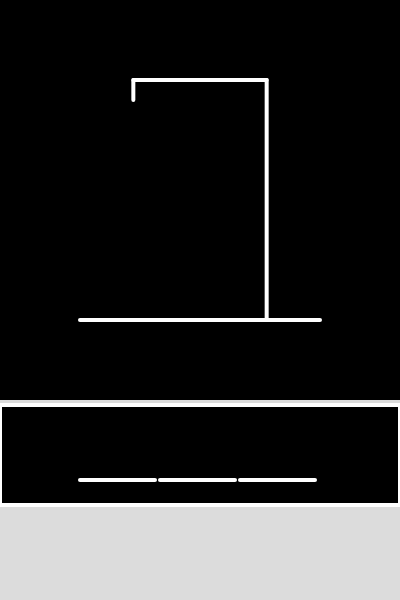
Frame 1 (no input)
Frame 60 (no input): identical to frame 1, image omitted
Frame 120 (the mouse pressed at the canvas centre since frame 60): identical to frame 1, image omitted

The p5.js sketch that drew this single still picture (run headless with seeded random() and noise() and a simulated clock; from frame 60 on, the mouse is pressed at the canvas centre):

// p5.js sketch
// ── sketch.js
// Eva Philips
// April 13, 2019
// Machine Learning for the Web Week 3: Speech hangman 

// variables defning hangman section
let hangmanWidth = 400;
let hangmanHeight = 400;
let hangman;

// variables defining game parameters
let amountWrong = 0; // keeps track of how many wrong guesses were made

// variables defining word section
let spacing = 5;
let wordHeight = 100;
let word = ['c', 'a', 't'];


function setup(){
    // setup the canvas
    createCanvas(400, 600);

    // create a new hangman instance
    hangman = new Hangman(hangmanWidth, hangmanHeight);
}

function draw(){
    // setupcanvas
    background(220);
    hangman.displayCanvas(); // draw hangman backgrond

    // draw spaces for the word
    drawWordLines();

    // if there was an incorrect guess, draw more of the hangman
    drawHangman();
}



// if the down key is pressed, pretend there was an incorrect guess
function keyPressed(){
    if(keyCode == RIGHT_ARROW){
        amountWrong += 1;
    }
}

// if a letter was guessed, check if it was correct, if correct draw letters, else add to hangman
function keyTyped(){
    if(key == 'a'){
        for(let i=0; i<word.length; i++){
            if(word[i] == 'a'){
                console.log('a');
            }else{
                amountWrong += 1;
            }
        }
    }
}









// draw the hangman based on the number of incorrect guesses
function drawHangman(){
    if(amountWrong == 1){
        hangman.displayHead();
    }else if(amountWrong == 2){
        hangman.displayHead();
        hangman.displayCore();
    }else if(amountWrong == 3){
        hangman.displayHead();
        hangman.displayCore();
        hangman.displayRightArm();
    }else if(amountWrong == 4){
        hangman.displayHead();
        hangman.displayCore();
        hangman.displayRightArm();
        hangman.displayLeftArm();
    }else if(amountWrong == 5){
        hangman.displayHead();
        hangman.displayCore();
        hangman.displayRightArm();
        hangman.displayLeftArm();
        hangman.displayRightLeg();
    }else if(amountWrong == 6){
        hangman.displayHead();
        hangman.displayCore();
        hangman.displayRightArm();
        hangman.displayLeftArm();
        hangman.displayRightLeg();
        hangman.displayLeftLeg();
    }
}

function drawWordLines(){
    fill(0);
    rect(0, hangmanHeight + spacing, hangmanWidth, wordHeight); // draw word background
    for(let i=1; i<word.length+1; i++){
        stroke(255);
        strokeWeight(4);
        // draw lines for letters
        line(i*hangmanWidth/(word.length*2-1), hangmanHeight + spacing + 3*wordHeight/4, (i+1)*hangmanWidth/(word.length*2-1) - spacing, hangmanHeight + spacing + 3*wordHeight/4);
    }
}

// ── Hangman.js
// defining the class Hangman

class Hangman {
    constructor(width, height){
        this.width = width; // width of hangman canvas
        this.height = height; // height of hangman canvas
        this.r = 40; // size of head
    }

    displayCanvas(){
        // draw hangman background
        noStroke();
        fill(0);
        rect(0, 0, this.width, this.height);

        stroke(255);
        strokeWeight(4);
        noFill();
        // link 1
        line(this.width/5, 4*this.height/5, 4*this.width/5, 4*this.height/5);
        // link 2
        line(4*this.width/6, 4*this.height/5, 4*this.width/6, this.height/5);
        // link 3
        line(4*this.width/6, this.height/5, 2*this.width/6, this.height/5);
        // link 4
        line(2*this.width/6, this.height/5, 2*this.width/6, 2*this.height/8);
    }

    displayHead(){
        stroke(255);
        strokeWeight(4);
        noFill();
        // head
        ellipse(2*this.width/6, 2*this.height/8 + this.r/2, this.r);
    }

    displayCore(){
        stroke(255);
        strokeWeight(4);
        noFill();
        // core
        line(2*this.width/6, 2*this.height/8 + this.r, 2*this.width/6, this.height/2);
    }

    displayRightArm(){
        stroke(255);
        strokeWeight(4);
        noFill();
        // right arm
        line(2*this.width/6, 7*this.height/16, 5*this.width/12, 3*this.height/8);
    }

    displayLeftArm(){
        stroke(255);
        strokeWeight(4);
        noFill();
        // left arm
        line(2*this.width/6, 7*this.height/16, 3*this.width/12, 3*this.height/8);
    }

    displayRightLeg(){
        stroke(255);
        strokeWeight(4);
        noFill();
        // right leg
        line(2*this.width/6, this.height/2, 5*this.width/12, 5*this.height/8);
    }

    displayLeftLeg(){
        stroke(255);
        strokeWeight(4);
        noFill();
        // left leg
        line(2*this.width/6, this.height/2, 3*this.width/12, 5*this.height/8);
    }
    

}
